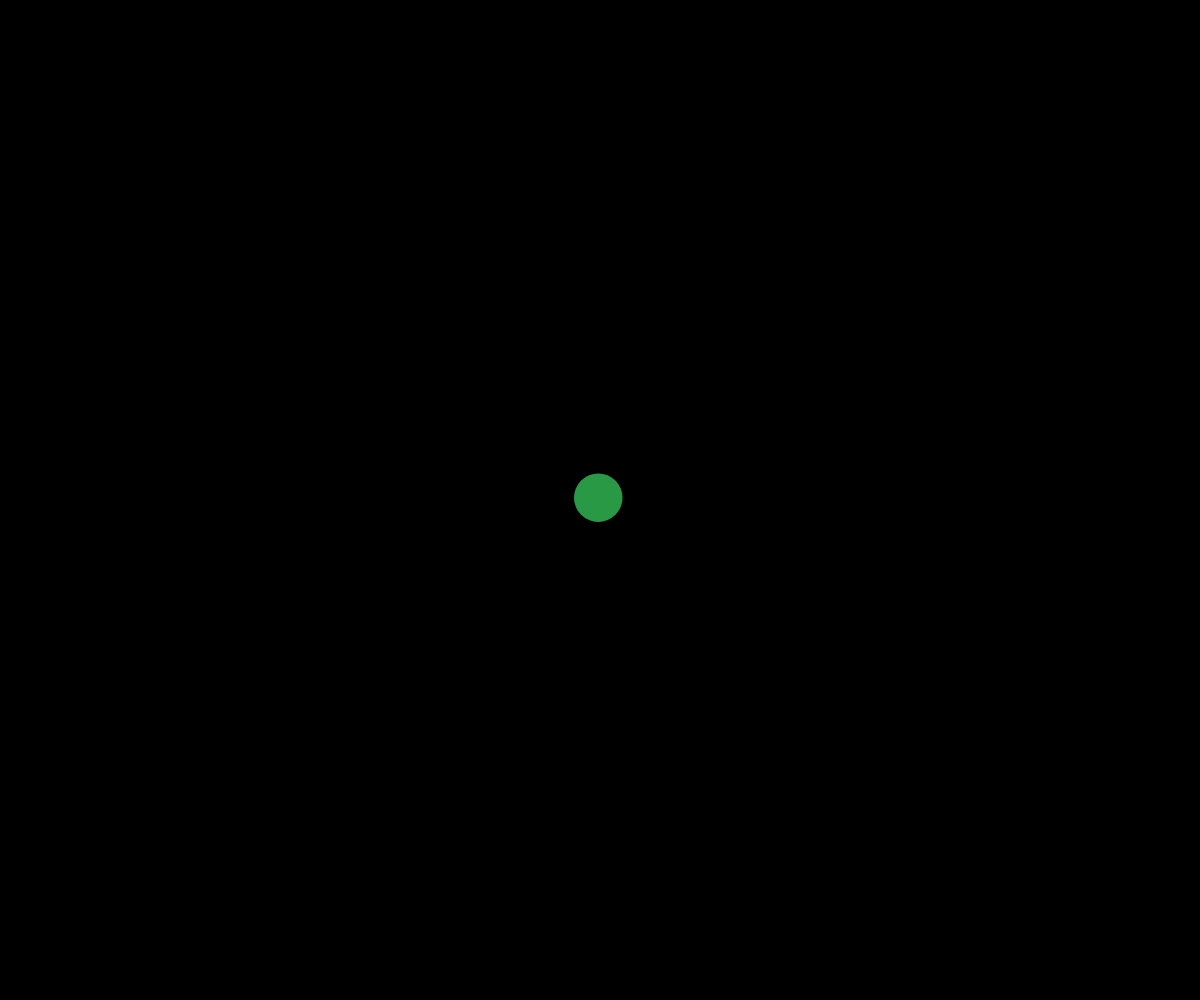
Frame 1 (no input)
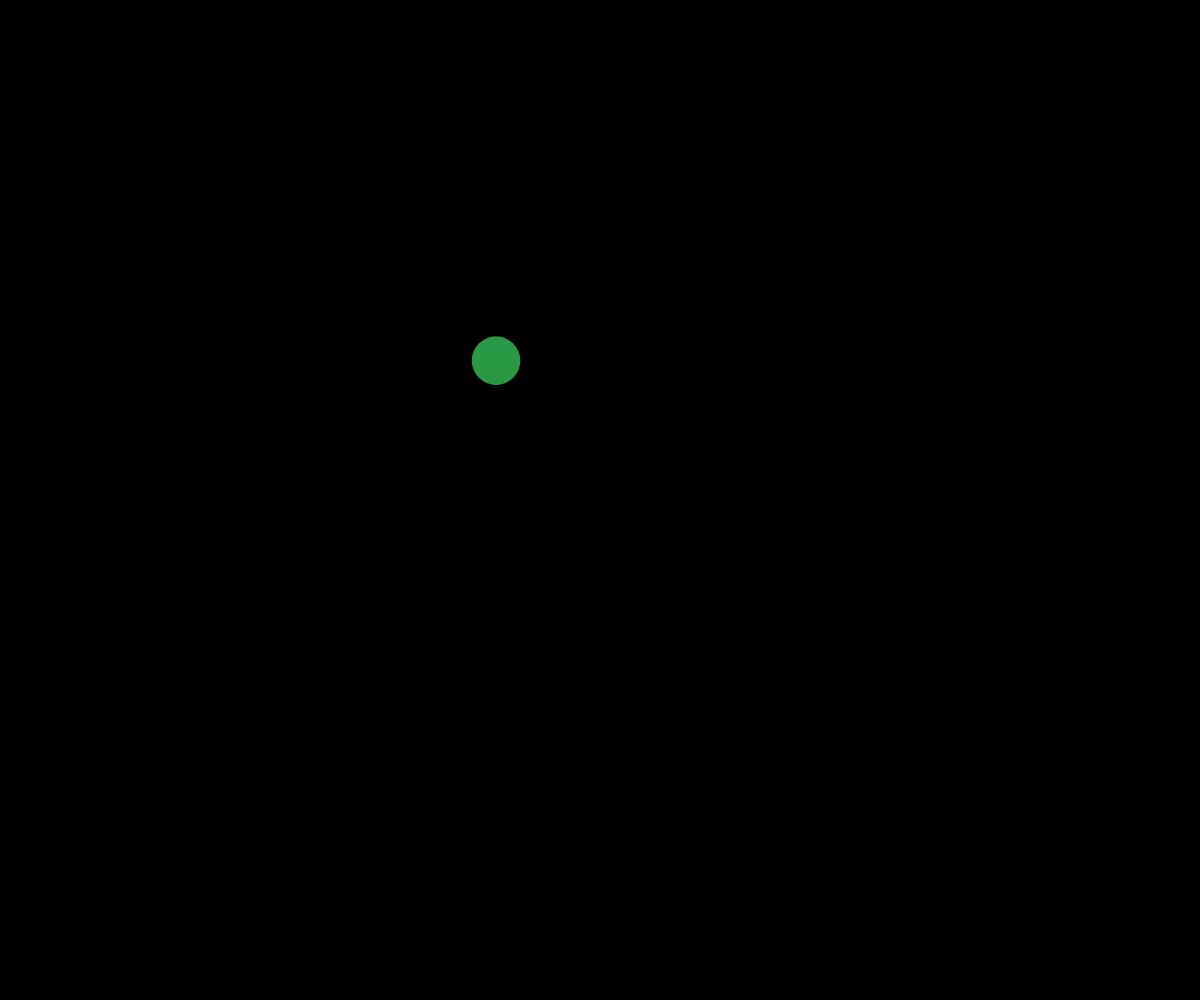
Frame 60 (no input)
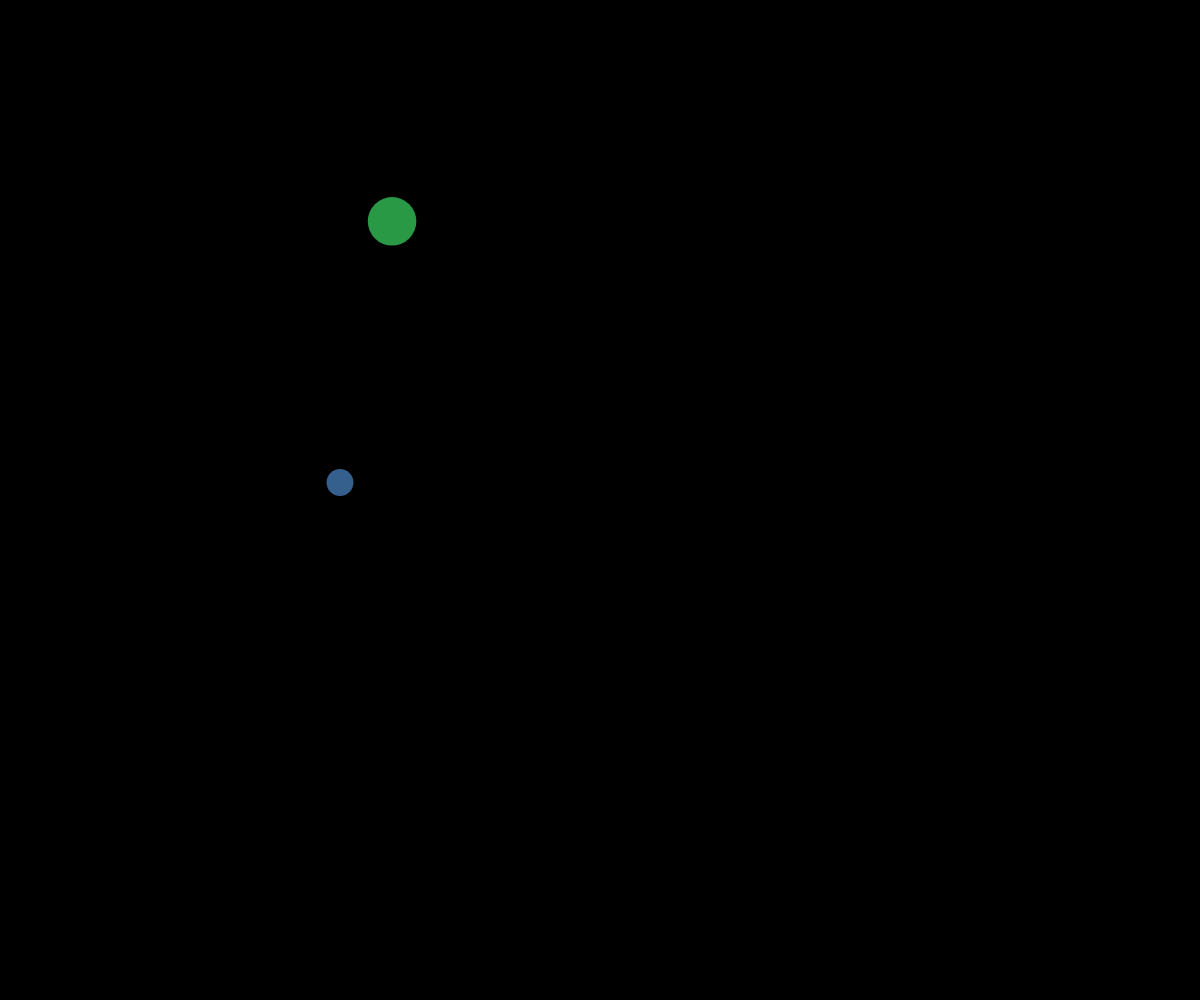
Frame 120 (the mouse pressed at the canvas centre since frame 60)

The p5.js sketch that drew these frames (run headless with seeded random() and noise() and a simulated clock; from frame 60 on, the mouse is pressed at the canvas centre):

// p5.js sketch
// ── sketch.js
//Ball OOP Demo

//let ball;
let ballArray = [];
let beans=true;

function setup() {
  createCanvas(windowWidth, windowHeight);
  let myBall = new Ball(width/2, height/2);
  ballArray.push(myBall);
}

function draw() {
  background("black");

  for (let i=0; i<ballArray.length; i++) {
    for (let j=0; j<ballArray.length; j++) {
      if (i !== j) {
        ballArray[i].checkCollisionWith(ballArray[j]);
      }
    }
    ballArray[i].move();
    ballArray[i].display();
  }
}


function mousePressed() {
  let myBall = new Ball(mouseX, mouseY);
  ballArray.push(myBall);
}


class Ball {
  constructor(x, y) {
    this.x = x;
    this.y = y;
    this.radius = random(10, 30);
    this.colour = color(random(255),random(255),random(255),random(255));
    this.dx = random(-5, 6);
    this.dy = random(-5, 6);
  }

  display() {
    fill(this.colour);
    noStroke();
    circle(this.x, this.y, this.radius*2);
  }


  move() {
    this.x += this.dx;
    this.y += this.dy;

    //check for edge
    if (this.x - this.radius < 0 || this.x + this.radius > width) {
      this.dx = this.dx*-1;
    }
    if (this.y - this.radius < 0 || this.y + this.radius > height) {
      this.dy = this.dy*-1;
    }
  }

  checkCollisionWith(otherBall) {
    let distanceBetween = dist(this.x, this.y, otherBall.x, otherBall.y);
    let radiSum = this.radius + otherBall.radius;
    if (distanceBetween < radiSum) {
      //Hit!
      this.dx = "red";
      otherBall.colour = "red";

      //bad collision resolution
      let tempDx = this.dx;
      let tempDy = this.dy;

      this.dx = otherBall.dx;
      this.dy = otherBall.dy;

      otherBall.dx = tempDx;
      otherBall.dy = tempDy;
    }
  }

}
